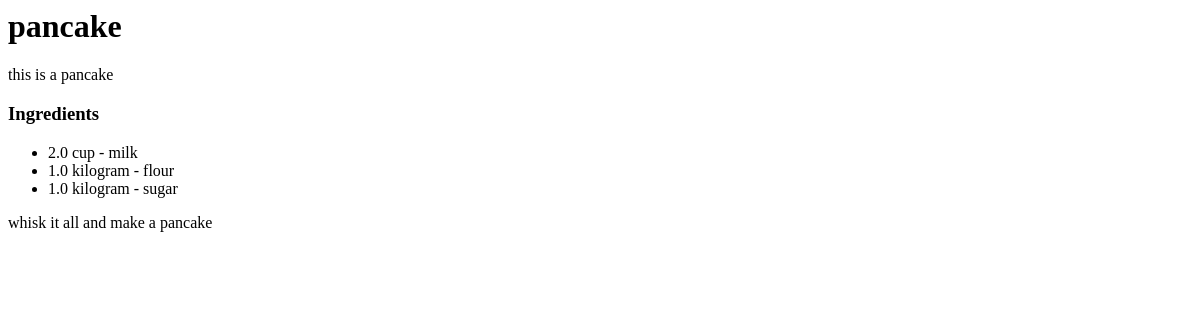
Page /recipes/pancake/ on the earlier database version.
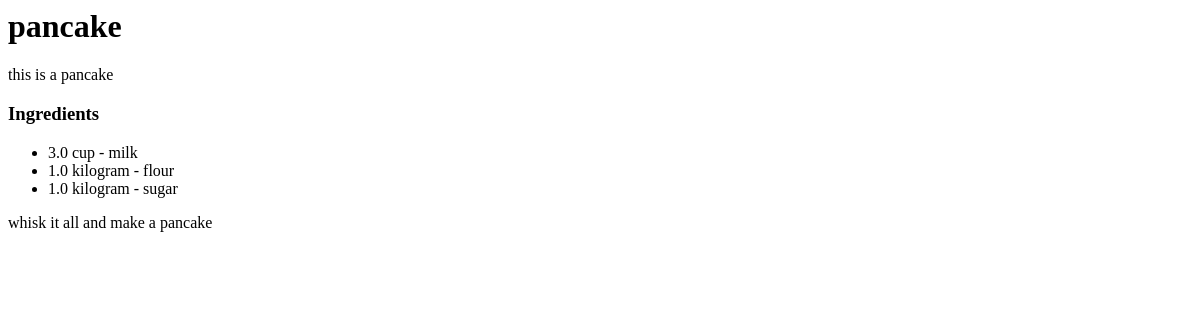
Same page on the later database version.
### recipes/models.py (models this page shows, shortened)
class Recipe(models.Model):
    user = models.ForeignKey(settings.AUTH_USER_MODEL, on_delete=models.CASCADE)
    name = models.CharField(max_length=220)
    slug = models.SlugField(unique=True, blank=True, null=True)  # Add slug field
    description = models.TextField(blank=True, null=True)
    directions = models.TextField(blank=True, null=True)
    timestamp = models.DateTimeField(auto_now_add=True)
    updated = models.DateTimeField(auto_now=True)
    active = models.BooleanField(default=True)

class RecipeIngredient(models.Model):
    recipe = models.ForeignKey(Recipe, on_delete=models.CASCADE)
    name = models.CharField(max_length=220)
    description = models.TextField(blank=True, null=True)
    quantity = models.FloatField()  # Store quantity as a float
    unit = models.CharField(max_length=50) # pounds, lbs, oz, gram, etc
    directions = models.TextField(blank=True, null=True)
    timestamp = models.DateTimeField(auto_now_add=True)
    updated = models.DateTimeField(auto_now=True)
    active = models.BooleanField(default=True)

### recipes/views.py (the view)
# urls.py: path('recipes/<slug:slug>/', recipe_detail_view),
def recipe_detail_view(request, slug=None):
    recipe_obj = None
    if slug is not None:
        try:
            recipe_obj = Recipe.objects.get(slug=slug)
        except Recipe.DoesNotExist:
            raise Http404("Recipe not found")
    context = {
        "object": recipe_obj,
    }
    return render(request, "recipes/detail.html", context=context)

### templates/recipes/detail.html (shortened to what this page needs)
<h1>{{ object.name }}</h1>
<p>{{ object.description }}</p>
<h3>Ingredients</h3>
<ul>
    {% for ingredient in object.recipeingredient_set.all %}
        <li>{{ ingredient.quantity }} {{ ingredient.unit }} - {{ ingredient.name }} {{ ingredient.description }}</li>
    {% endfor %}
</ul>
<p>{{ object.directions }}</p>

Differences in the rows shown:
changed RecipeIngredient "cup": quantity "2.0" → "3.0"
